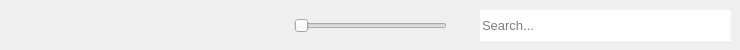
  <widget class="QWidget" name="centralWidget">
   <property name="sizePolicy">
    <sizepolicy hsizetype="Expanding" vsizetype="Expanding">
     <horstretch>0</horstretch>
     <verstretch>0</verstretch>
    </sizepolicy>
   </property>
   <widget class="QLineEdit" name="mw_searchbar">
    <property name="geometry">
     <rect>
      <x>480</x>
      <y>10</y>
      <width>251</width>
      <height>31</height>
     </rect>
    </property>
    <property name="sizePolicy">
     <sizepolicy hsizetype="Expanding" vsizetype="Expanding">
      <horstretch>0</horstretch>
      <verstretch>0</verstretch>
     </sizepolicy>
    </property>
    <property name="font">
     <font>
      <pointsize>10</pointsize>
      <weight>50</weight>
      <bold>false</bold>
     </font>
    </property>
    <property name="focusPolicy">
     <enum>Qt::ClickFocus</enum>
    </property>
    <property name="frame">
     <bool>false</bool>
    </property>
    <property name="placeholderText">
     <string>Search...</string>
    </property>
    <property name="clearButtonEnabled">
     <bool>false</bool>
    </property>
   </widget>
   <widget class="QWidget" name="sizeSliderContainer" native="true">
    <property name="geometry">
     <rect>
      <x>280</x>
      <y>10</y>
      <width>181</width>
      <height>31</height>
     </rect>
    </property>
    <property name="sizePolicy">
     <sizepolicy hsizetype="Fixed" vsizetype="Expanding">
      <horstretch>0</horstretch>
      <verstretch>0</verstretch>
     </sizepolicy>
    </property>
    <layout class="QHBoxLayout" name="sizeSliderContainer_layout">
     <property name="spacing">
      <number>0</number>
     </property>
     <property name="leftMargin">
      <number>14</number>
     </property>
     <property name="topMargin">
      <number>0</number>
     </property>
     <property name="rightMargin">
      <number>14</number>
     </property>
     <property name="bottomMargin">
      <number>0</number>
     </property>
     <item>
      <widget class="QSlider" name="sizeSlider">
       <property name="sizePolicy">
        <sizepolicy hsizetype="Expanding" vsizetype="Preferred">
         <horstretch>0</horstretch>
         <verstretch>0</verstretch>
        </sizepolicy>
       </property>
       <property name="focusPolicy">
        <enum>Qt::ClickFocus</enum>
       </property>
       <property name="autoFillBackground">
        <bool>false</bool>
       </property>
       <property name="orientation">
        <enum>Qt::Horizontal</enum>
       </property>
       <property name="tickPosition">
        <enum>QSlider::NoTicks</enum>
       </property>
      </widget>
     </item>
    </layout>
   </widget>
  </widget>
